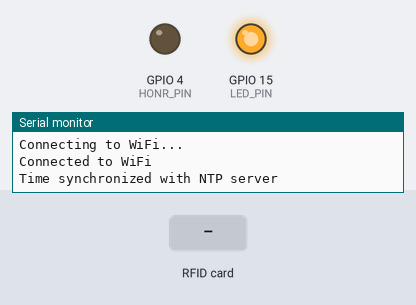
The sketch below on a simulated ESP32. On the bench: output pins drawn as LEDs (lit = HIGH), the last lines printed to the serial monitor. Dashed ring = blinking. Inputs (shaded band) come from the test bench. WiFi joins after 1.5 s; servers stay silent unless stated; uploads are accepted with an empty reply; the local clock reads 2024-03-15 10:24:30 at power-on unless the sketch sets it.

Above: at 3.2 s.
3.3 s: RFID card 5E 7A 19 C4 held to the reader
At 3.61 s:
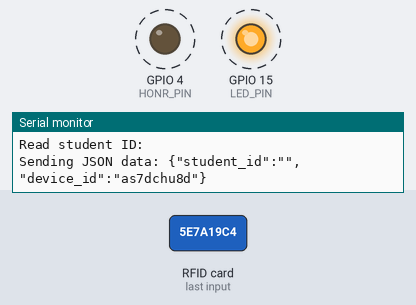
Timing chart, 0 to 6.3 s (numbered marks = the images above; inputs shaded):
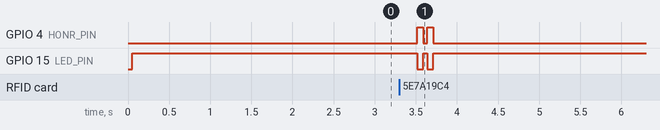

The sketch:

Attendance_system_post_data_to_server.ino
```cpp
#include <Arduino.h>
#include <WiFi.h>
#include <WiFiClientSecure.h>  // For HTTPS
#include <HTTPClient.h>
#include <SPI.h>
#include <MFRC522.h>
#include <ArduinoJson.h>
#include <time.h>  // For time functions


#define SS_PIN    5   // Chip Select pin
#define RST_PIN   22    // Reset pin
#define SCK_PIN   18
#define MOSI_PIN  23
#define MISO_PIN  19
#define HONR_PIN  4
#define LED_PIN   15

//----------------------------------------------------------------------------
// Replace with your network credentials


// const char* ssid = "Minhquan 2.4G";
// const char* password = "0889903888";

// const char* ssid = "tuananh";
// const char* password = "khanhlong";

// const char* ssid = "iPhone";
// const char* password = "14122009";


const char* ssid = "pnhmy";
const char* password = "hmyyyyyy";


// Replace with your server URL
const char* serverName = "https://smartclassroom.click/api/attendance/attendance/";

// // Your server's root CA certificate (shortened example, get it from your server)
// const char* rootCACertificate = \
//   "-----BEGIN CERTIFICATE-----\n" \
//   "MIIDrzCCApegAwIBAgIQDfetc...\n" \
//   "-----END CERTIFICATE-----";


//--------------------------------------------------------------------------------

String deviceID = "as7dchu8d";  // This acts as the device token

// NTP server details
const char* ntpServer = "pool.ntp.org";
const long gmtOffset_sec = 25200;   // Set to 7 hours in seconds
const int daylightOffset_sec = 0;

// Use WiFiClientSecure for HTTPS
WiFiClientSecure client;


MFRC522 mfrc522(SS_PIN, RST_PIN);  // Create an instance of the MFRC522 class

byte blockAddr = 2;  // Block 2
byte buffer[18];     // Buffer to hold read data
byte size = sizeof(buffer);


void setup() {
  Serial.begin(115200);
  SPI.begin(SCK_PIN, MISO_PIN, MOSI_PIN, SS_PIN);
  mfrc522.PCD_Init();

  // Set up Horn and LED pins as output
  pinMode(HONR_PIN, OUTPUT);
  pinMode(LED_PIN, OUTPUT);

  // Set the default state of the Horn pin and LED pin to LOW (0)
  digitalWrite(HONR_PIN, LOW);
  digitalWrite(LED_PIN, HIGH);

  // Connect to Wi-Fi
  connectToWiFi();


  // Initialize time with NTP
  configTime(gmtOffset_sec, daylightOffset_sec, ntpServer);
  Serial.println("Time synchronized with NTP server");

  // // Set root CA for secure connection
  // client.setCACert(rootCACertificate);

  client.setInsecure();  // Disable SSL verification for testing purposes
}


void connectToWiFi() {
  WiFi.begin(ssid, password);
  while (WiFi.status() != WL_CONNECTED) {
    delay(1000);
    Serial.println("Connecting to WiFi...");
  }
  Serial.println("Connected to WiFi");
}


String readRFIDCard() {
  MFRC522::MIFARE_Key key;
  for (byte i = 0; i < 6; i++) key.keyByte[i] = 0xFF;  // Default key

  if (mfrc522.PCD_Authenticate(MFRC522::PICC_CMD_MF_AUTH_KEY_A, blockAddr, &key, &(mfrc522.uid)) != MFRC522::STATUS_OK) {
    Serial.println("Authentication failed for block 2.");
    return "";  // Authentication failed, return empty string
  }

  // Read block 2
  MFRC522::StatusCode status = mfrc522.MIFARE_Read(blockAddr, buffer, &size);
  if (status != MFRC522::STATUS_OK) {
    Serial.print("Read failed with status: ");
    Serial.println(mfrc522.GetStatusCodeName(status));
    return "";  // Read failed, return empty string
  }

  // Convert the first 10 characters back to the ID
  String studentID = "";
  for (int i = 0; i < 10; i++) {
    if (buffer[i] == 0) {
      Serial.println("Encountered null byte in buffer.");
      break;  // Stop if we encounter a null byte
    }
    studentID += (char)buffer[i];  // Convert each byte to char and append
  }

  // Halt PICC and stop encryption on PCD
  mfrc522.PICC_HaltA();
  mfrc522.PCD_StopCrypto1();

  Serial.print("Read student ID: ");
  Serial.println(studentID);

  return studentID;  // Return the student ID
}


String getAttendanceTime() {
  struct tm timeinfo;
  if (!getLocalTime(&timeinfo)) {
    Serial.println("Failed to obtain time");
    return "TimeError";  // Return an error string if time sync fails
  }

  char timeStringBuff[50];  // Buffer to store time string
  strftime(timeStringBuff, sizeof(timeStringBuff), "%Y-%m-%dT%H:%M:%S", &timeinfo);
  return String(timeStringBuff);  // Return the formatted time
}


void postAttendanceData(String studentID, String deviceID) {
  if (WiFi.status() == WL_CONNECTED) {
    HTTPClient http;

    // Prepare JSON payload
    DynamicJsonDocument jsonDoc(256);
    jsonDoc["student_id"] = studentID;
    // jsonDoc["student_id"] = "3581635896";
    jsonDoc["device_id"] = deviceID;

    String jsonData;
    serializeJson(jsonDoc, jsonData);
    Serial.println("Sending JSON data: " + jsonData);

    // Send HTTP POST request
    http.begin(client, serverName);

    // http.setTimeout(1000);

    http.addHeader("Content-Type", "application/json");
    int httpResponseCode = http.POST(jsonData);

    // Check the response
    if (httpResponseCode == 201) { //success response
      // String response = http.getString();
      // Serial.println("Attended Successfully");
      // Serial.println("Server Response: " + response);
      digitalWrite(HONR_PIN, HIGH);
      digitalWrite(LED_PIN, LOW);
      delay(100);

        // Set Horn and LED pins back to default
      digitalWrite(HONR_PIN, LOW);
      digitalWrite(LED_PIN, HIGH);

      String response = http.getString();
      Serial.println("Attended Successfully");
      Serial.println("Server Response: " + response);


    } else if (httpResponseCode > 0) { //attend fail
      // String response = http.getString();
      // Serial.println("Fail to attend");
      // Serial.println("Server Response: " + response);
      for (int i = 0; i < 2; i++) {
        digitalWrite(HONR_PIN, HIGH);
        digitalWrite(LED_PIN, LOW);
        delay(70);

          // Set Horn and LED pins back to default
        digitalWrite(HONR_PIN, LOW);
        digitalWrite(LED_PIN, HIGH);

        delay(50);
      }

      String response = http.getString();
      Serial.println("Fail to attend");
      Serial.println("Server Response: " + response);

    } else {
      // Serial.println("Error on sending POST: " + String(httpResponseCode));
      for (int i = 0; i < 3; i++) {
        digitalWrite(HONR_PIN, HIGH);
        digitalWrite(LED_PIN, LOW);
        delay(70);

          // Set Horn and LED pins back to default
        digitalWrite(HONR_PIN, LOW);
        digitalWrite(LED_PIN, HIGH);

        delay(50);
      }

      Serial.println("Error on sending POST: " + String(httpResponseCode));
    }

    http.end();  // End connection
  } else {
    Serial.println("WiFi Disconnected");
  }
}


void loop() {
  // Look for RFID card
  if (mfrc522.PICC_IsNewCardPresent() && mfrc522.PICC_ReadCardSerial()) {
    // Extract student data (ID) from card
    String studentID = readRFIDCard();

    // Get attendance time (current time)
    String attendanceTime = getAttendanceTime();

    // Post data to server (device ID + student data)
    postAttendanceData(studentID, deviceID);


    delay(1000);  // Delay to avoid multiple reads from the same card
  }
}
```

Measured:
- after the input at 3.3 s, GPIO 4 (HONR_PIN): alternates HIGH for 0.07 s and LOW for 0.05 s, 4 changes in all, then stays LOW, starting after 0.22 s; GPIO 15 (LED_PIN): alternates HIGH for 0.05 s and LOW for 0.07 s, 4 changes in all, then stays HIGH, starting after 0.22 s
